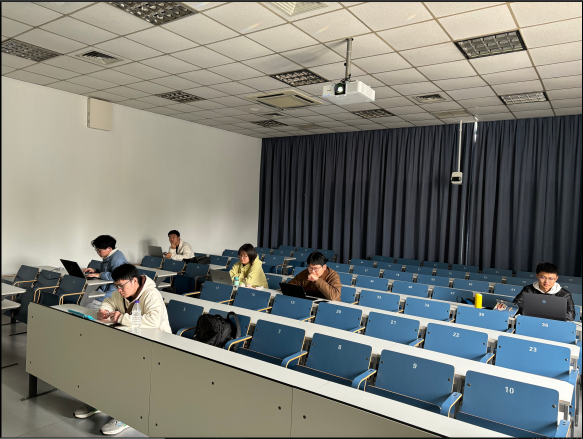
//> input picture hw6/assets/class.png, 1166 x 878 px (shown at 1/2 size)
$ ./problem2_2   (built with g++ and OpenCV 4)
//> lines starting //> are read from the running program, lines starting //| are printed output that depends on the picture
#include <opencv2/opencv.hpp>
#include <vector>
using namespace cv;

// 显示图像和直方图
Mat GetHistogram(const Mat& image)
{
    // 计算直方图
    Mat hist;
    int channels[] = {0};
    int histSize[] = {256};
    float range[] = {0, 256};
    const float* ranges[] = {range};
    calcHist(&image, 1, channels, Mat(), hist, 1, histSize, ranges);

    // 归一化直方图以便显示
    normalize(hist, hist, 0, 400, NORM_MINMAX);  // 400为显示高度

    // 创建直方图画布
    Mat histImage(400, 512, CV_8UC3, Scalar(255, 255, 255));

    // 绘制直方图
    for (int i = 0; i < 256; i++) {
        rectangle(histImage, Point(i * 2, 400 - cvRound(hist.at<float>(i))),
                  Point((i + 1) * 2, 400), Scalar(0, 0, 255), -1);
    }

    return histImage;
}

int main()
{
    // 读取图像（灰度图）
    Mat image = imread("../assets/class.png");
//> image is the input picture: 878 rows x 1166 cols, CV_8UC3; mean B, G, R 117.6, 123.9, 122
    if (image.empty()) {
        printf("Error: Image not found!\n");
        return -1;
    }

    // 转换到HSV颜色空间
    Mat hsv;
    cvtColor(image, hsv, COLOR_BGR2HSV);
//> hsv: 878 rows x 1166 cols, CV_8UC3; mean H, S, V 50.9, 55.6, 132.9

    // 分离HSV通道
    std::vector<Mat> hsvChannels;
    split(hsv, hsvChannels);
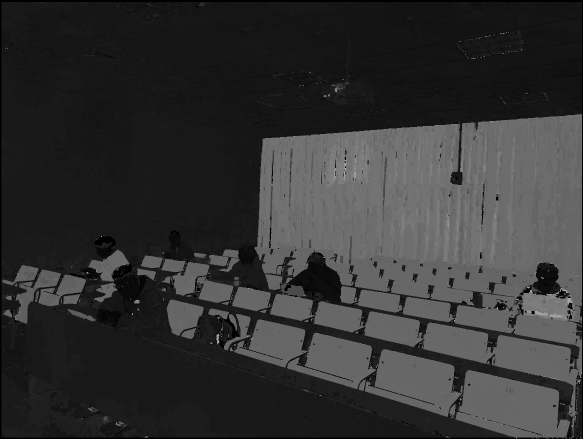
//> hsvChannels[0]: 878 rows x 1166 cols, CV_8UC1 (shown at 1/2 size); min 0, max 179, mean 50.9
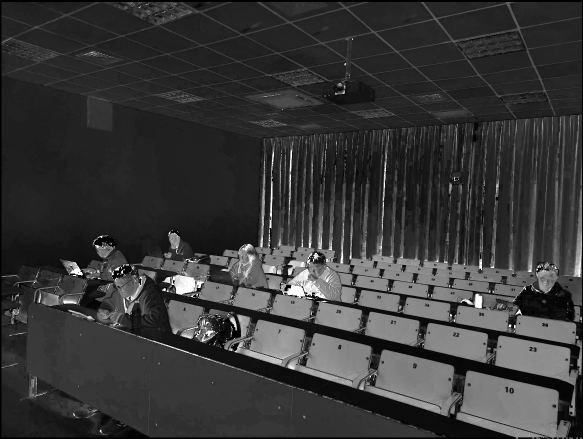
//> hsvChannels[1]: 878 rows x 1166 cols, CV_8UC1 (shown at 1/2 size); min 0, max 255, mean 55.6
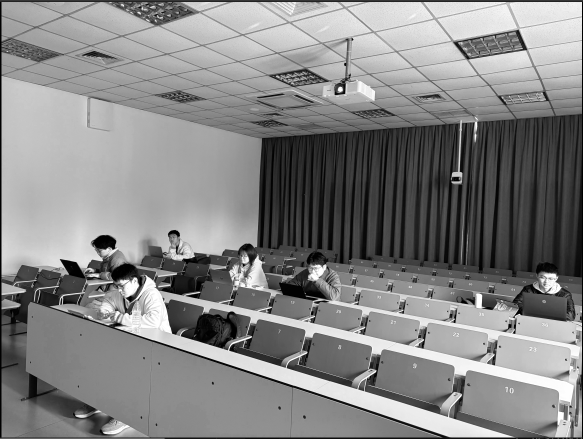
//> hsvChannels[2]: 878 rows x 1166 cols, CV_8UC1 (shown at 1/2 size); min 0, max 255, mean 132.9

    // 仅对亮度（V通道）进行均衡化，保留色调（H）和饱和度（S）不变，避免颜色失真。
    equalizeHist(hsvChannels[2], hsvChannels[2]);
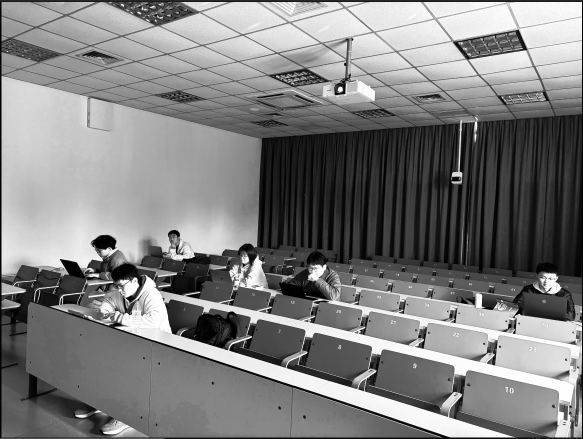
//> hsvChannels[2]: 878 rows x 1166 cols, CV_8UC1 (shown at 1/2 size); min 0, max 255, mean 127.4

    // 合并通道并转回BGR
    merge(hsvChannels, hsv);
//> hsv: 878 rows x 1166 cols, CV_8UC3; mean H, S, V 50.9, 55.6, 127.4
    Mat result;
    cvtColor(hsv, result, COLOR_HSV2BGR);
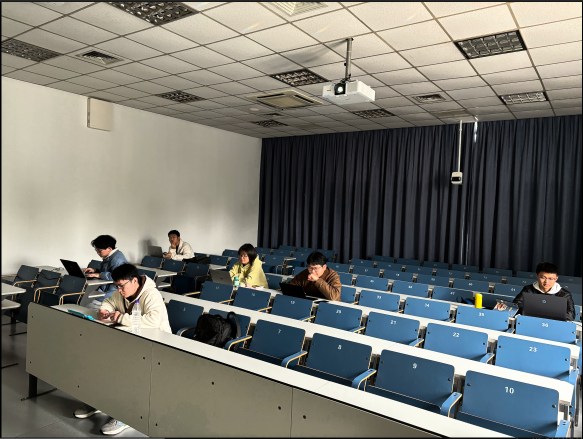
//> result: 878 rows x 1166 cols, CV_8UC3 (shown at 1/2 size); mean B, G, R 112.3, 118.6, 117.5

    // 显示结果
    imshow("Original", image);
    imshow("Equalized (HSV)", result);

    imwrite("../assets/equalized_2.jpg", result);  // 保存为JPG格式
    // 显示直方图对比
    auto origin_hist = GetHistogram(image);
//> in GetHistogram, `calcHist(&image, 1, channels, Mat(), hist, 1, histSize, ranges);`: hist = 256 values, max 12192 at index 110, min 7 at index 255, mean 3999
//> in GetHistogram, `normalize(hist, hist, 0, 400, NORM_MINMAX);`: hist = 256 values, max 400 at index 110, min 0 at index 255, mean 131
//> after the loop in GetHistogram, `for (int i = 0; i < 256; i++)`:
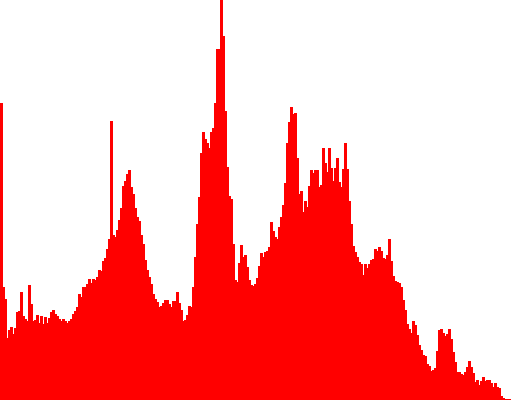
//> histImage: 400 rows x 512 cols, CV_8UC3; mean B, G, R 169.4, 169.4, 255
    auto equalized_hist = GetHistogram(result);
//> in GetHistogram (call 2), `calcHist(&image, 1, channels, Mat(), hist, 1, histSize, ranges);`: hist = 256 values, max 12111 at index 0, min 7 at index 255, mean 3999
//> in GetHistogram (call 2), `normalize(hist, hist, 0, 400, NORM_MINMAX);`: hist = 256 values, max 400 at index 0, min 0 at index 255, mean 131.9
//> after the loop in GetHistogram (call 2), `for (int i = 0; i < 256; i++)`:
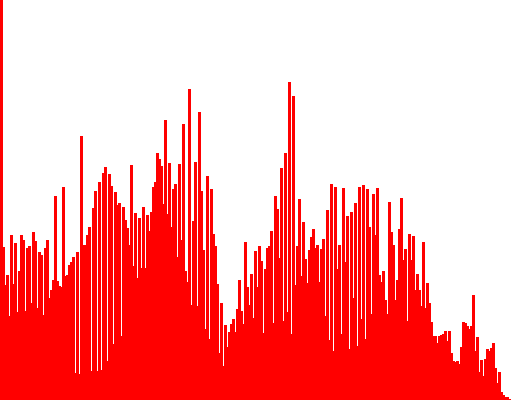
//> histImage: 400 rows x 512 cols, CV_8UC3; mean B, G, R 161.2, 161.2, 255
    imshow("Original Histogram", origin_hist);
    imshow("Equalized Histogram", equalized_hist);
    imwrite("../assets/original_histogram2.jpg", origin_hist);      // 保存为JPG格式
    imwrite("../assets/equalized_histogram2.jpg", equalized_hist);  // 保存为JPG格式

    waitKey(0);
    destroyAllWindows();

    return 0;
}

$ run again, with hw6/assets/colored.png copied over hw6/assets/class.png
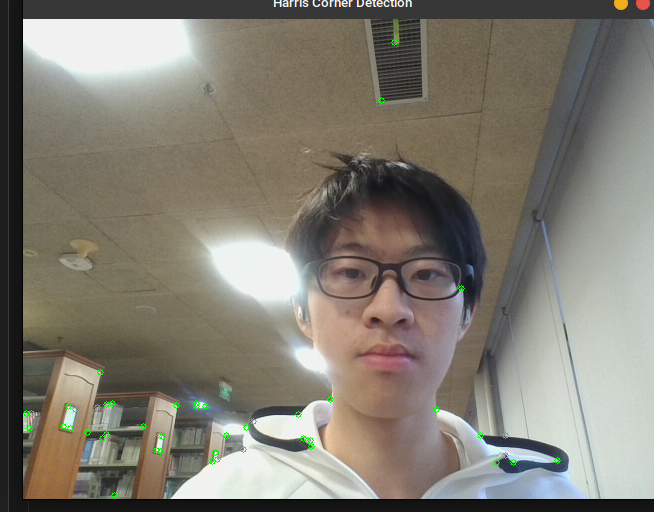
//> input picture hw6/assets/colored.png, 654 x 512 px
//> image is the input picture: 512 rows x 654 cols, CV_8UC3; mean B, G, R 113.6, 124.4, 128.7
//> `cvtColor(hsv, result, COLOR_HSV2BGR);`:
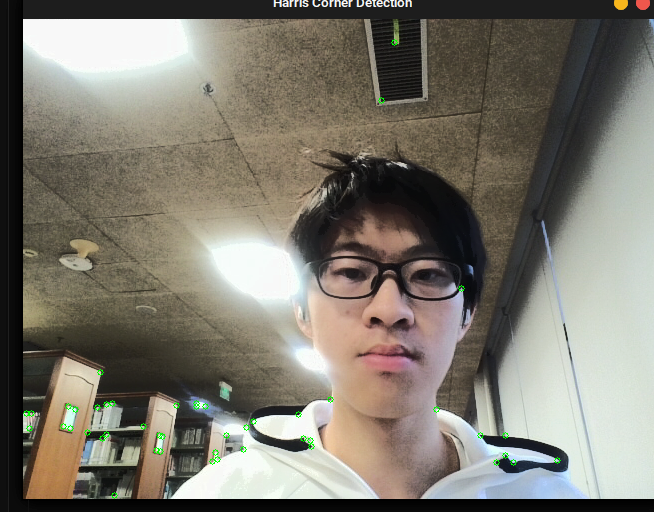
//> result: 512 rows x 654 cols, CV_8UC3; mean B, G, R 110, 120.6, 124.8
//> in GetHistogram, `calcHist(&image, 1, channels, Mat(), hist, 1, histSize, ranges);`: hist = 256 values, max 11610 at index 55, min 0 at index 2, mean 1308
//> in GetHistogram, `normalize(hist, hist, 0, 400, NORM_MINMAX);`: hist = 256 values, max 400 at index 55, min 0 at index 2, mean 45.06
//> in GetHistogram (call 2), `calcHist(&image, 1, channels, Mat(), hist, 1, histSize, ranges);`: hist = 256 values, max 12213 at index 29, min 1 at index 6, mean 1308
//> in GetHistogram (call 2), `normalize(hist, hist, 0, 400, NORM_MINMAX);`: hist = 256 values, max 400 at index 29, min 0 at index 6, mean 42.81
//> after the loop in GetHistogram (call 2), `for (int i = 0; i < 256; i++)`:
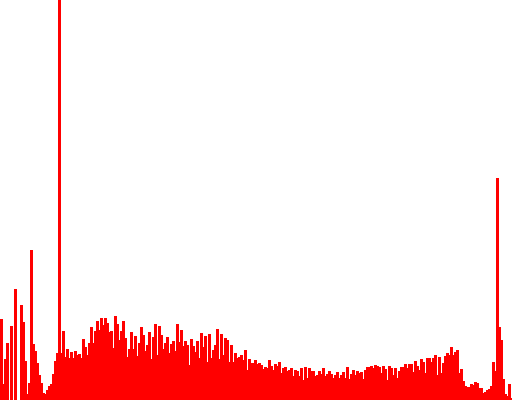
//> histImage: 400 rows x 512 cols, CV_8UC3; mean B, G, R 225.1, 225.1, 255
